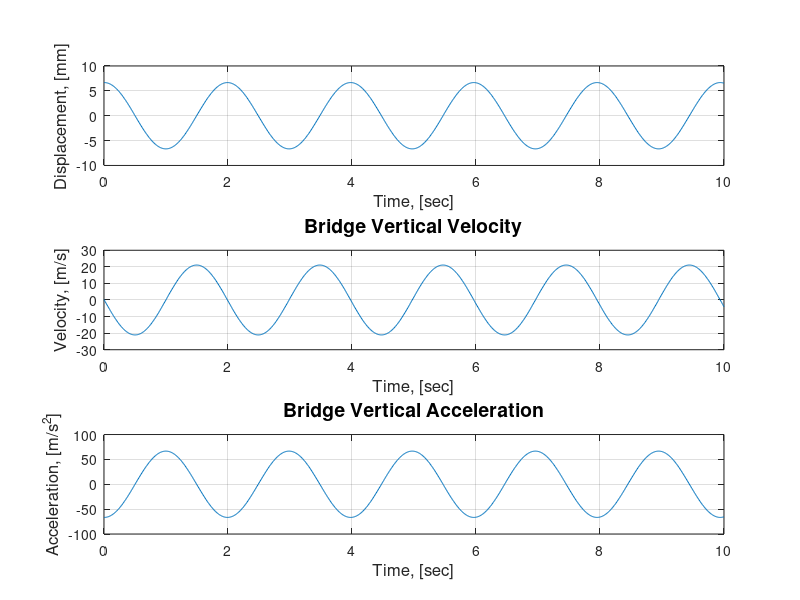
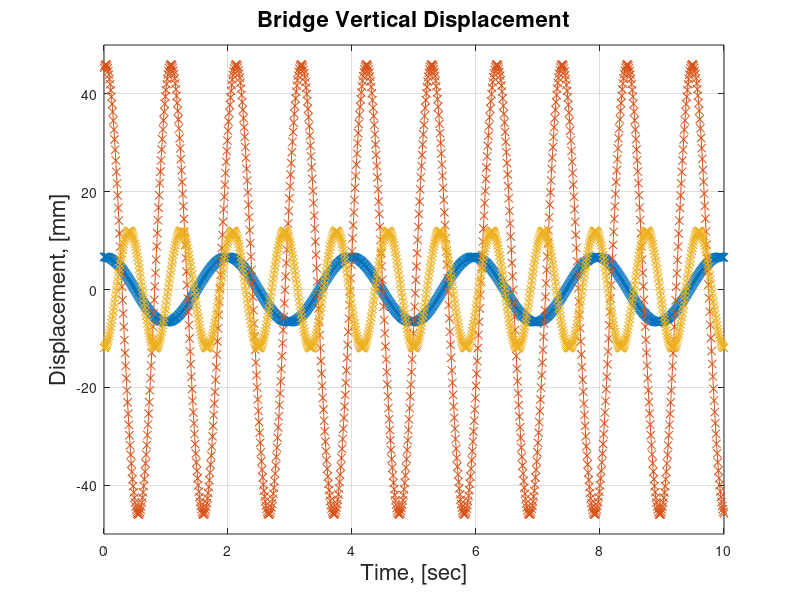
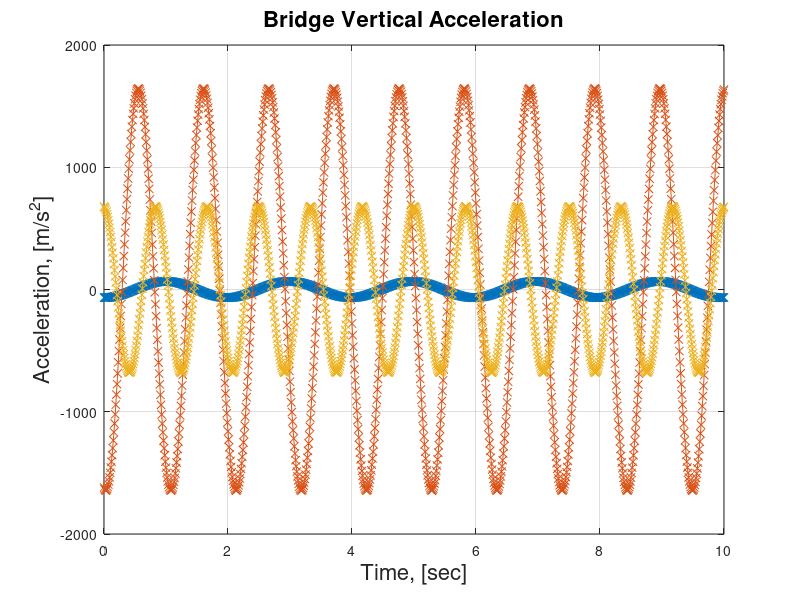

Here is the MATLAB script that generated these plots, in order:
% This MATLAB program solve the equation of motion and create plots for various values of excitation frequency
t = 0:0.01:10;  	 % Simulation time

% Bridge parameters
m=100000;               % Bridge mass [kg]
zeta=0.01;     	% Damping factor [-]
k=4000000;              % Bridge stiffness [N/m]
Wn=sqrt(k/m);         % Angular natural frequency [rad/s]
fn=Wn/(2*pi)           % Natural frequency [Hz]. Note that f[Hz]=W/2*pi

% Excitation parameters
Fo=20000;                % Excitation force acting on the bridge [N]
W=[0.5*Wn 0.945*Wn 1.19*Wn]; 	% Excitation frequency of the force acting on the bridge [rad/s]
 
  for jzeta=1:length(zeta)
    for j=1:length(W)
      % Steady state solution - Displacement
      x{jzeta}(j,:)=(((Wn^2-W(j)^2)*Fo/m)/((Wn^2-W(j)^2)^2+(2*zeta(jzeta)*W(j)*Wn).^2))*cos(W(j)*t)+...
        (((2*zeta(jzeta)*W(j)*Wn)*Fo/m)/((Wn^2-W(j)^2)^2+(2*zeta(jzeta)*W(j)*Wn)^2))*sin(W(j)*t);
        
      dx{jzeta}(j,:)=(((Wn^2-W(j)^2)*Fo/m)/((Wn^2-W(j)^2)^2+(2*zeta(jzeta)*W(j)*Wn).^2))*(-W(j))*sin(W(j)*t)+...
        (((2*zeta(jzeta)*W(j)*Wn)*Fo/m)/((Wn^2-W(j)^2)^2+(2*zeta(jzeta)*W(j)*Wn)^2))*(W(j))*cos(W(j)*t);

      ddx{jzeta}(j,:)=(((Wn^2-W(j)^2)*Fo/m)/((Wn^2-W(j)^2)^2+(2*zeta(jzeta)*W(j)*Wn).^2))*(-W(j)^2)*cos(W(j)*t)+...
        (((2*zeta(jzeta)*W(j)*Wn)*Fo/m)/((Wn^2-W(j)^2)^2+(2*zeta(jzeta)*W(j)*Wn)^2))*(-W(j)^2)*sin(W(j)*t);
        
      legend_W{j}    = sprintf('f=%2.2f Hz; Fo=20 kN\n', W(j)/(2*pi));  
      xm{jzeta}(j,:) = max(x{jzeta}(j,:));
    end
      legend_zeta{jzeta}=sprintf('zeta=%2.2f\n', zeta(jzeta));
  end

 % Plot displacement,velocity, acceleration vs time for one value of omega, zeta...
  figure
  subplot(3,1,1)
    plot(t,1000*x{1}(1,:))
    grid on
    xlabel('Time, [sec]',"FontSize",12)
    ylabel('Displacement, [mm]',"FontSize",12)
    %h=legend(legend_W)
    %set (h, "fontsize", 12);
  subplot(3,1,2)
    plot(t,1000*dx{1}(1,:))    
    title('Bridge Vertical Displacement')

    grid on
    xlabel('Time, [sec]',"FontSize",12)
    ylabel('Velocity, [m/s]',"FontSize",12)
    title('Bridge Vertical Velocity',"FontSize",14)
    %h=legend(legend_W{})
    %set (h, "fontsize", 12); 
  subplot(3,1,3)
    plot(t,1000*ddx{1}(1,:))
    grid on
    xlabel('Time, [sec]',"FontSize",12)
    ylabel('Acceleration, [m/s^2]',"FontSize",12)
    title('Bridge Vertical Acceleration',"FontSize",14)
    %h=legend(legend_W{})
    %set (h, "fontsize",8); 
    filenam = sprintf('Disp_Velo_Acc_Vs_Time zeta=%1.2f Fo=%6.0f k=%9.0f.png',zeta(jzeta), Fo, k)
    saveas(gcf,filenam,'png')  
  
 % Plot displacement vs time for 3 values of omega
  figure
  plot(t,1000*x{1}(),'-x')
  grid on
  xlabel('Time, [sec]',"FontSize",16)
  ylabel('Displacement, [mm]',"FontSize",16)
  ylim([-50 50])
  title('Bridge Vertical Displacement',"FontSize",16)
  %h=legend(legend_W{})
  %set (h, "fontsize", 12);
  filenam = sprintf('Disp_Vs_Time_various_omega zeta=%1.2f Fo=%6.0f k=%9.0f.png',zeta(jzeta), Fo, k)
  saveas(gcf,filenam,'png')  

   % Plot acceleration vs time for 3 values of omega
  figure
  plot(t,1000*ddx{1}(),'-x')
  grid on
  xlabel('Time, [sec]',"FontSize",16)
  ylabel('Acceleration, [m/s^2]',"FontSize",16)
  title('Bridge Vertical Acceleration',"FontSize",16)
  %h=legend(legend_W{})
  %set (h, "fontsize", 12);
  filenam = sprintf('Acc_Vs_Time_various_omega zeta=%1.2f Fo=%6.0f k=%9.0f.png',zeta(jzeta), Fo, k)
  saveas(gcf,filenam,'png') 

 
